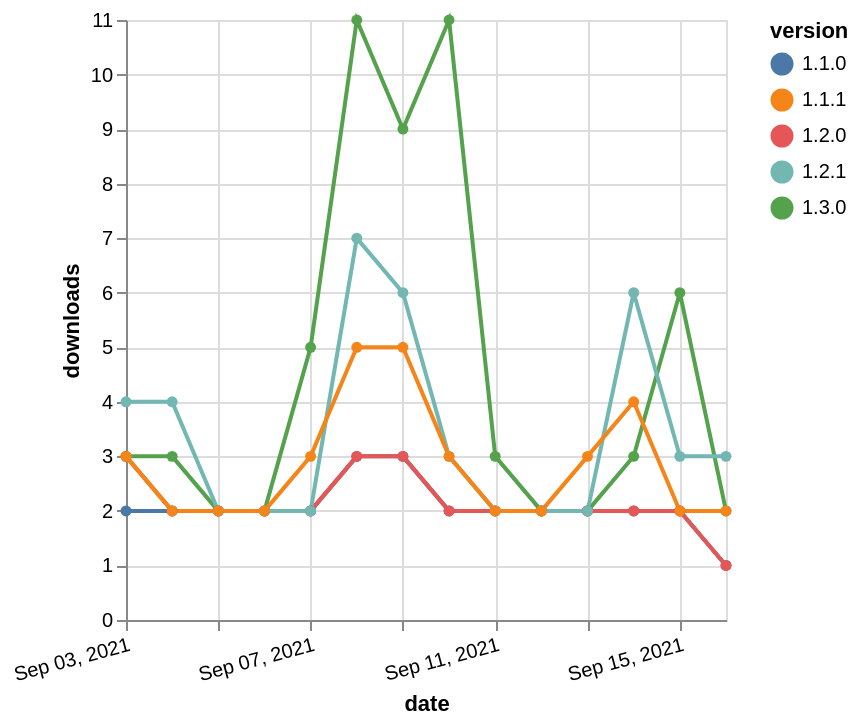

Express this chart as Vega-Lite.
### Vega-Lite specification from a JSON file in a GitHub repository (floating-point values rounded to 4 significant figures)
{"$schema": "https://vega.github.io/schema/vega-lite/v5.json", "description": "A simple bar chart with embedded data.", "data": {"values": [{"date": "2021-09-03", "total": 594, "delta": 2, "version": "1.1.0"}, {"date": "2021-09-04", "total": 596, "delta": 2, "version": "1.1.0"}, {"date": "2021-09-05", "total": 598, "delta": 2, "version": "1.1.0"}, {"date": "2021-09-06", "total": 600, "delta": 2, "version": "1.1.0"}, {"date": "2021-09-07", "total": 602, "delta": 2, "version": "1.1.0"}, {"date": "2021-09-08", "total": 605, "delta": 3, "version": "1.1.0"}, {"date": "2021-09-09", "total": 608, "delta": 3, "version": "1.1.0"}, {"date": "2021-09-10", "total": 610, "delta": 2, "version": "1.1.0"}, {"date": "2021-09-11", "total": 612, "delta": 2, "version": "1.1.0"}, {"date": "2021-09-12", "total": 614, "delta": 2, "version": "1.1.0"}, {"date": "2021-09-13", "total": 616, "delta": 2, "version": "1.1.0"}, {"date": "2021-09-14", "total": 618, "delta": 2, "version": "1.1.0"}, {"date": "2021-09-15", "total": 620, "delta": 2, "version": "1.1.0"}, {"date": "2021-09-16", "total": 621, "delta": 1, "version": "1.1.0"}, {"date": "2021-09-03", "total": 269, "delta": 3, "version": "1.3.0"}, {"date": "2021-09-04", "total": 272, "delta": 3, "version": "1.3.0"}, {"date": "2021-09-05", "total": 274, "delta": 2, "version": "1.3.0"}, {"date": "2021-09-06", "total": 276, "delta": 2, "version": "1.3.0"}, {"date": "2021-09-07", "total": 281, "delta": 5, "version": "1.3.0"}, {"date": "2021-09-08", "total": 292, "delta": 11, "version": "1.3.0"}, {"date": "2021-09-09", "total": 301, "delta": 9, "version": "1.3.0"}, {"date": "2021-09-10", "total": 312, "delta": 11, "version": "1.3.0"}, {"date": "2021-09-11", "total": 315, "delta": 3, "version": "1.3.0"}, {"date": "2021-09-12", "total": 317, "delta": 2, "version": "1.3.0"}, {"date": "2021-09-13", "total": 319, "delta": 2, "version": "1.3.0"}, {"date": "2021-09-14", "total": 322, "delta": 3, "version": "1.3.0"}, {"date": "2021-09-15", "total": 328, "delta": 6, "version": "1.3.0"}, {"date": "2021-09-16", "total": 330, "delta": 2, "version": "1.3.0"}, {"date": "2021-09-03", "total": 269, "delta": 3, "version": "1.2.0"}, {"date": "2021-09-04", "total": 271, "delta": 2, "version": "1.2.0"}, {"date": "2021-09-05", "total": 273, "delta": 2, "version": "1.2.0"}, {"date": "2021-09-06", "total": 275, "delta": 2, "version": "1.2.0"}, {"date": "2021-09-07", "total": 277, "delta": 2, "version": "1.2.0"}, {"date": "2021-09-08", "total": 280, "delta": 3, "version": "1.2.0"}, {"date": "2021-09-09", "total": 283, "delta": 3, "version": "1.2.0"}, {"date": "2021-09-10", "total": 285, "delta": 2, "version": "1.2.0"}, {"date": "2021-09-11", "total": 287, "delta": 2, "version": "1.2.0"}, {"date": "2021-09-12", "total": 289, "delta": 2, "version": "1.2.0"}, {"date": "2021-09-13", "total": 291, "delta": 2, "version": "1.2.0"}, {"date": "2021-09-14", "total": 293, "delta": 2, "version": "1.2.0"}, {"date": "2021-09-15", "total": 295, "delta": 2, "version": "1.2.0"}, {"date": "2021-09-16", "total": 296, "delta": 1, "version": "1.2.0"}, {"date": "2021-09-03", "total": 429, "delta": 4, "version": "1.2.1"}, {"date": "2021-09-04", "total": 433, "delta": 4, "version": "1.2.1"}, {"date": "2021-09-05", "total": 435, "delta": 2, "version": "1.2.1"}, {"date": "2021-09-06", "total": 437, "delta": 2, "version": "1.2.1"}, {"date": "2021-09-07", "total": 439, "delta": 2, "version": "1.2.1"}, {"date": "2021-09-08", "total": 446, "delta": 7, "version": "1.2.1"}, {"date": "2021-09-09", "total": 452, "delta": 6, "version": "1.2.1"}, {"date": "2021-09-10", "total": 455, "delta": 3, "version": "1.2.1"}, {"date": "2021-09-11", "total": 457, "delta": 2, "version": "1.2.1"}, {"date": "2021-09-12", "total": 459, "delta": 2, "version": "1.2.1"}, {"date": "2021-09-13", "total": 461, "delta": 2, "version": "1.2.1"}, {"date": "2021-09-14", "total": 467, "delta": 6, "version": "1.2.1"}, {"date": "2021-09-15", "total": 470, "delta": 3, "version": "1.2.1"}, {"date": "2021-09-16", "total": 473, "delta": 3, "version": "1.2.1"}, {"date": "2021-09-03", "total": 831, "delta": 3, "version": "1.1.1"}, {"date": "2021-09-04", "total": 833, "delta": 2, "version": "1.1.1"}, {"date": "2021-09-05", "total": 835, "delta": 2, "version": "1.1.1"}, {"date": "2021-09-06", "total": 837, "delta": 2, "version": "1.1.1"}, {"date": "2021-09-07", "total": 840, "delta": 3, "version": "1.1.1"}, {"date": "2021-09-08", "total": 845, "delta": 5, "version": "1.1.1"}, {"date": "2021-09-09", "total": 850, "delta": 5, "version": "1.1.1"}, {"date": "2021-09-10", "total": 853, "delta": 3, "version": "1.1.1"}, {"date": "2021-09-11", "total": 855, "delta": 2, "version": "1.1.1"}, {"date": "2021-09-12", "total": 857, "delta": 2, "version": "1.1.1"}, {"date": "2021-09-13", "total": 860, "delta": 3, "version": "1.1.1"}, {"date": "2021-09-14", "total": 864, "delta": 4, "version": "1.1.1"}, {"date": "2021-09-15", "total": 866, "delta": 2, "version": "1.1.1"}, {"date": "2021-09-16", "total": 868, "delta": 2, "version": "1.1.1"}]}, "width": "container", "mark": {"type": "line", "point": {"filled": true}}, "encoding": {"x": {"field": "date", "type": "temporal", "timeUnit": "yearmonthdate", "title": "date", "axis": {"labelAngle": -15}}, "y": {"field": "delta", "type": "quantitative", "title": "downloads"}, "color": {"field": "version", "type": "nominal"}, "tooltip": {"field": "delta"}}}
